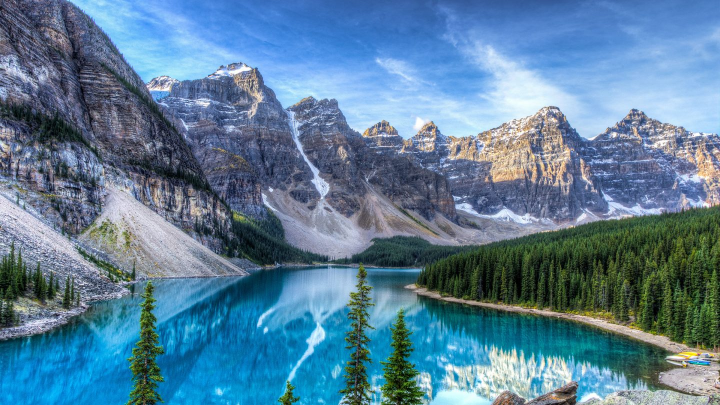
%> input picture assets/paisaje.jpg, 1440 x 810 px (shown at 1/2 size)
$ octave figures.m   (GNU Octave 9; MATLAB toolbox functions it lacks are replaced by stand-ins)
%> lines starting %> are read from the running program, lines starting %| are printed output that depends on the picture
clear all; close all;  clc;
a = imread('paisaje.jpg');
%> a is the input picture: size 810x1440x3 uint8; mean R, G, B 90.5, 127, 153.3
figure(1);
imshow(a);
impixelinfo;
b = imread('RGB.png');
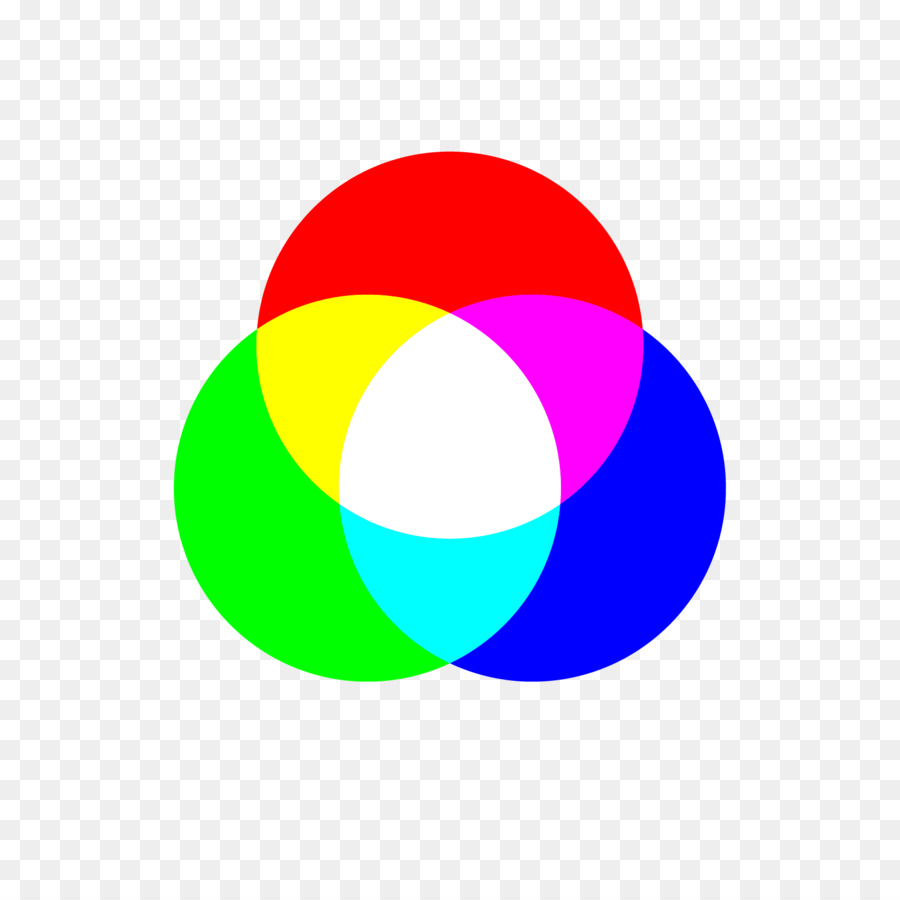
%> input picture assets/RGB.png, 900 x 900 px
%> b is the input picture: size 900x900x3 uint8; mean R, G, B 215.8, 215.9, 215.8
figure(2);
imshow(b);
impixelinfo;
c = rgb2gray(b);
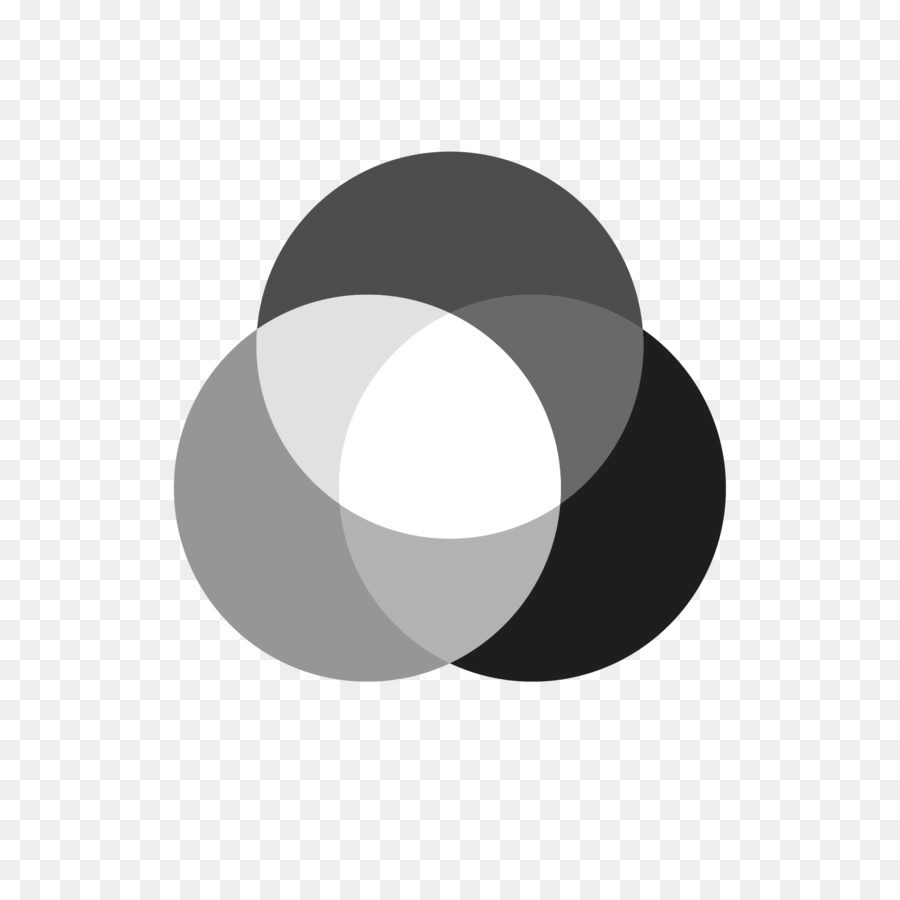
%> c: size 900x900 uint8; min 27, max 255, mean 215.9
figure(3);
imshow(c);
impixelinfo;
d = [c,c,c];
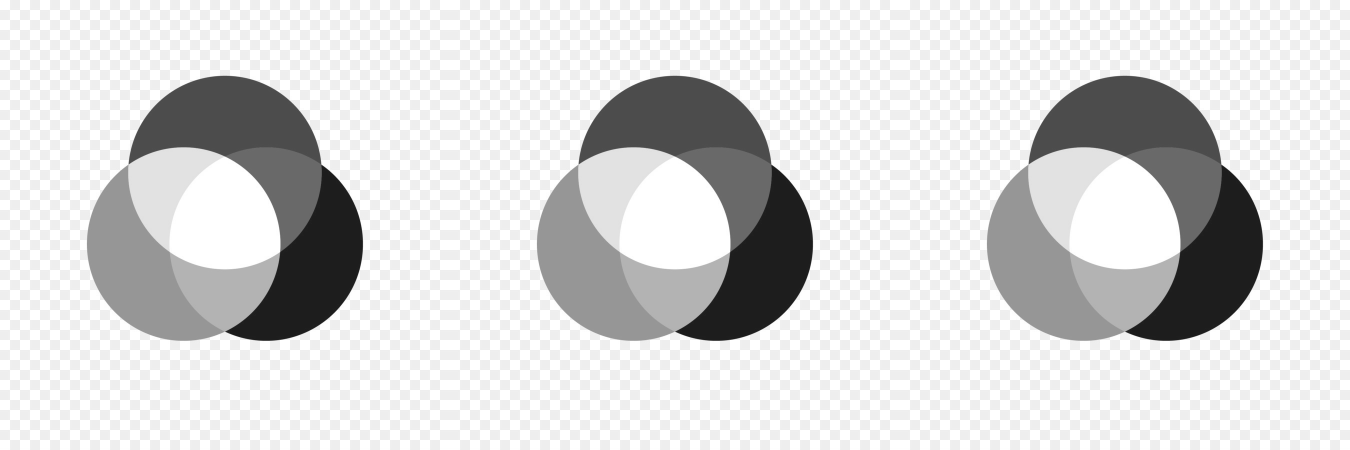
%> d: size 900x2700 uint8 (shown at 1/2 size); min 27, max 255, mean 215.9
d = reshape(d, [900,900,3]);
%> d: size 900x900x3 uint8
figure(4);
imshow(d);
impixelinfo;
e = 255-c;
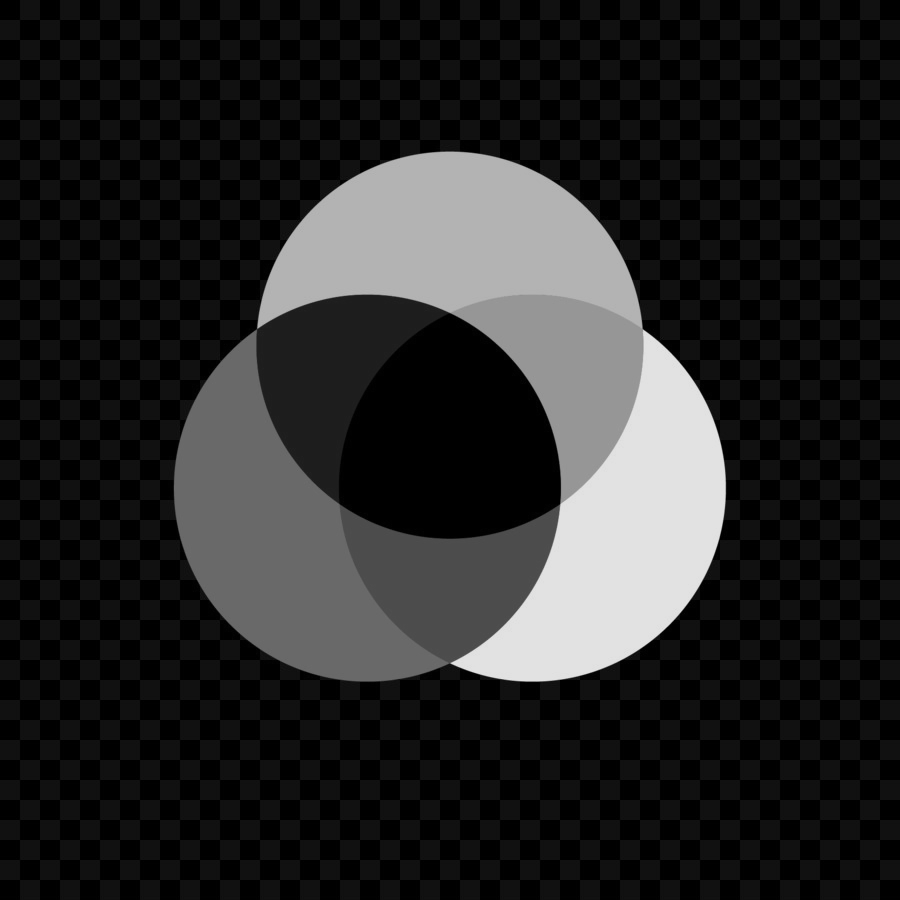
%> e: size 900x900 uint8; min 0, max 228, mean 39.1
figure(5);
imshow(e);
impixelinfo;
f = 255-a;
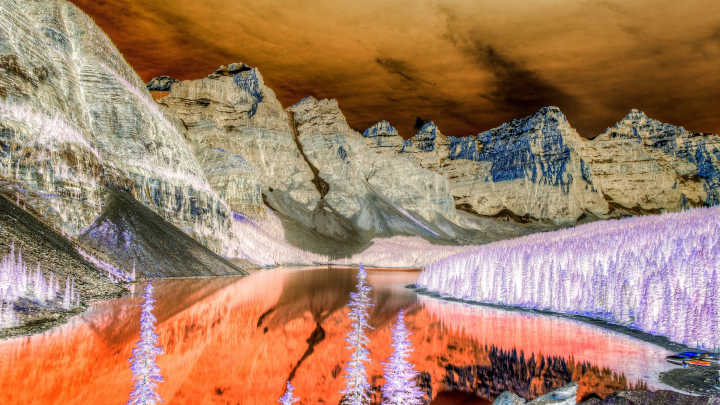
%> f: size 810x1440x3 uint8 (shown at 1/2 size); mean R, G, B 164.5, 128, 101.7
figure(6);
imshow(f);
impixelinfo;
